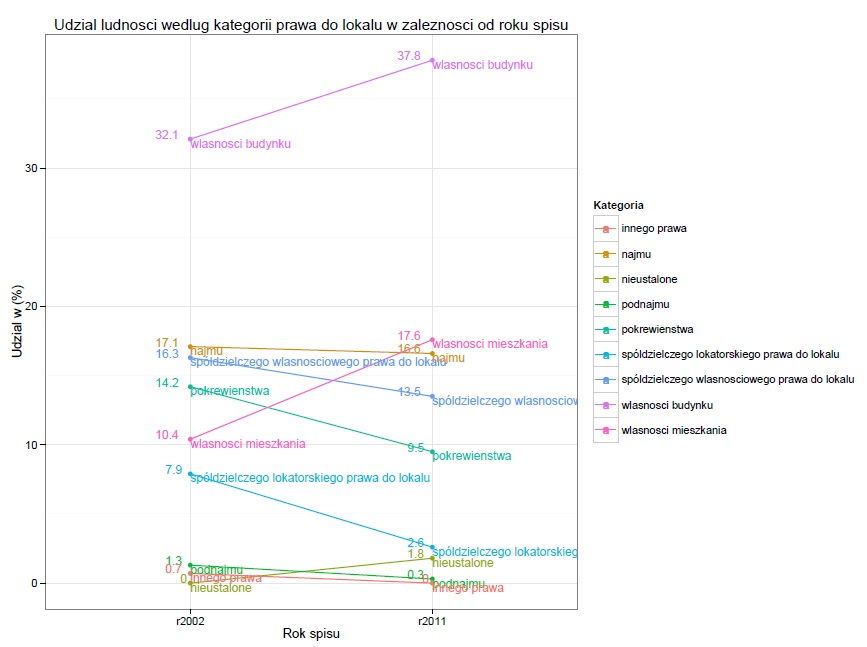

Source code (R):
library(XLConnect)
library(dplyr)
library(tidyr)
library(ggplot2)
dane2 <- read.table(file ='D:/UEP/Studia/IV rok/2 semestr/Wizualizacje/dane.txt',
                    header = T,
                    sep = '\t',
                    dec=',',
                    stringsAsFactors=F)

dane_liniowy <-dane2 %>% gather(rok, y, r2002, r2011)

ggplot(data=dane_liniowy,
       aes(x=rok,
           y=y,
           colour=Kategoria,
           group=Kategoria))+
  geom_point()+
  geom_line()+
  theme_bw()+ #tło czarnobiałe
  xlab('Rok spisu')+ #etykieta osi x
  ylab('Udział w (%)')+ #tykieta osi y
  ggtitle('Udział ludności według kategorii prawa do lokalu w zależności od roku spisu')+
  geom_text(aes(label=y), hjust=1.5, vjust=0, size=4)+
  geom_text(aes(label=Kategoria), hjust=0, vjust=1, size=4)
